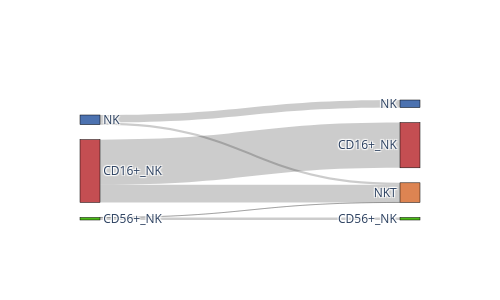

The notebook cell this image was saved under:
### Code cell
import plotly.graph_objects as go

from itertools import product


clusters_before = adata_NK.obs.author_cell_type.unique().tolist()
clusters_after = adata_NK.obs.author_cell_type_fine.unique().tolist()
change = {}

for ct in adata_NK.obs["author_cell_type"].unique():
    change[ct] = adata_NK[adata_NK.obs["author_cell_type"] == ct].obs["author_cell_type_fine"].value_counts().to_dict()

fig = go.Figure(data=[go.Sankey(
    node = dict(
      pad = 15,
      thickness = 20,
      line = dict(color = "black", width = 0.5),
      label = clusters_before + clusters_after,
      color = ["#4C72B0", "#C44E52", "#4CBB17", "#4C72B0", "#DD8452", "#C44E52", "#4CBB17"]
    ),
    link = dict(
      source = np.repeat(np.arange(len(clusters_before)), len(clusters_after)),
      target = np.tile(np.arange(len(clusters_before), len(clusters_after) + len(clusters_before)), len(clusters_before)),
      value = [change[ct1].get(ct2, 0) for ct1, ct2 in product(clusters_before, clusters_after)]
  ))])

fig.update_layout(
    width=500, height=300
)
fig.write_image("cluster_change_REF_NKT.svg")

fig.show()

### Figure 1 — Plotly figure (JSON) as saved in the notebook; plotly's stock layout.template omitted (floating-point values rounded to 4 significant figures)
{"data": [{"link": {"source": [0, 0, 0, 0, 1, 1, 1, 1, 2, 2, 2, 2], "target": [3, 4, 5, 6, 3, 4, 5, 6, 3, 4, 5, 6], "value": [18311, 4923, 0, 0, 0, 42511, 109144, 0, 0, 3, 0, 6149]}, "node": {"color": ["#4C72B0", "#C44E52", "#4CBB17", "#4C72B0", "#DD8452", "#C44E52", "#4CBB17"], "label": ["NK", "CD16+_NK", "CD56+_NK", "NK", "NKT", "CD16+_NK", "CD56+_NK"], "line": {"color": "black", "width": 0.5}, "pad": 15, "thickness": 20}, "type": "sankey"}], "layout": {"height": 300, "width": 500}}
